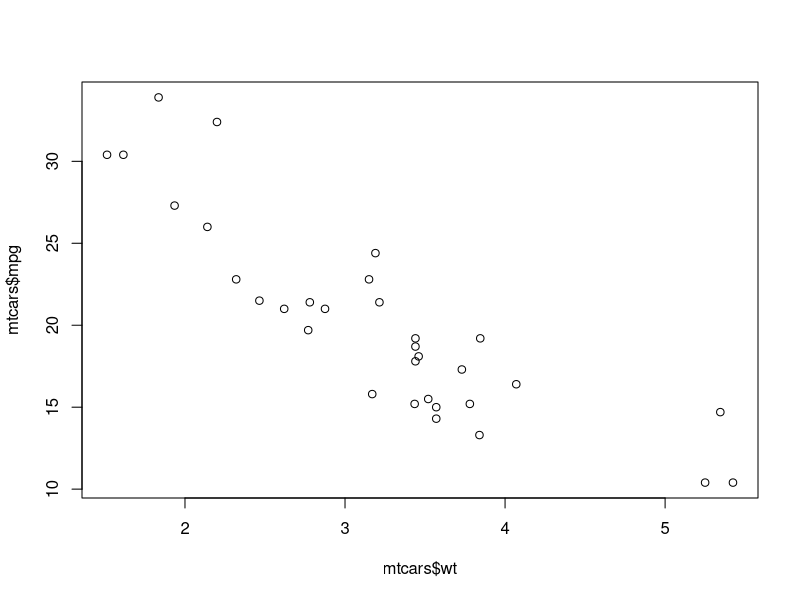
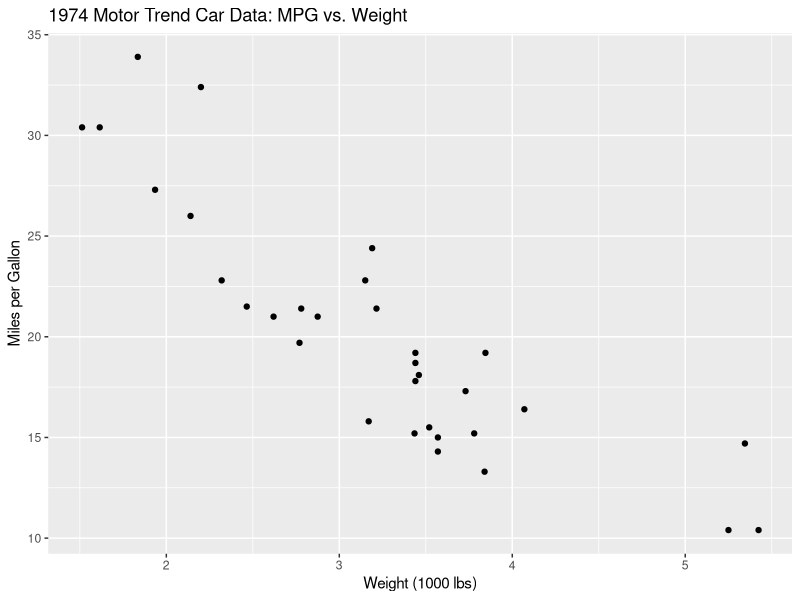

Recreate these plots in R, in order.
## ---- chunk 1
library(tidyverse)
## ---- chunk 2
plot(mtcars$wt, mtcars$mpg)
## ---- chunk 3
ggplot(mtcars) +
  geom_point(aes(mtcars$wt, mtcars$mpg)) +
  xlab("Weight (1000 lbs)") +
  ylab("Miles per Gallon") +
  ggtitle("1974 Motor Trend Car Data: MPG vs. Weight")
